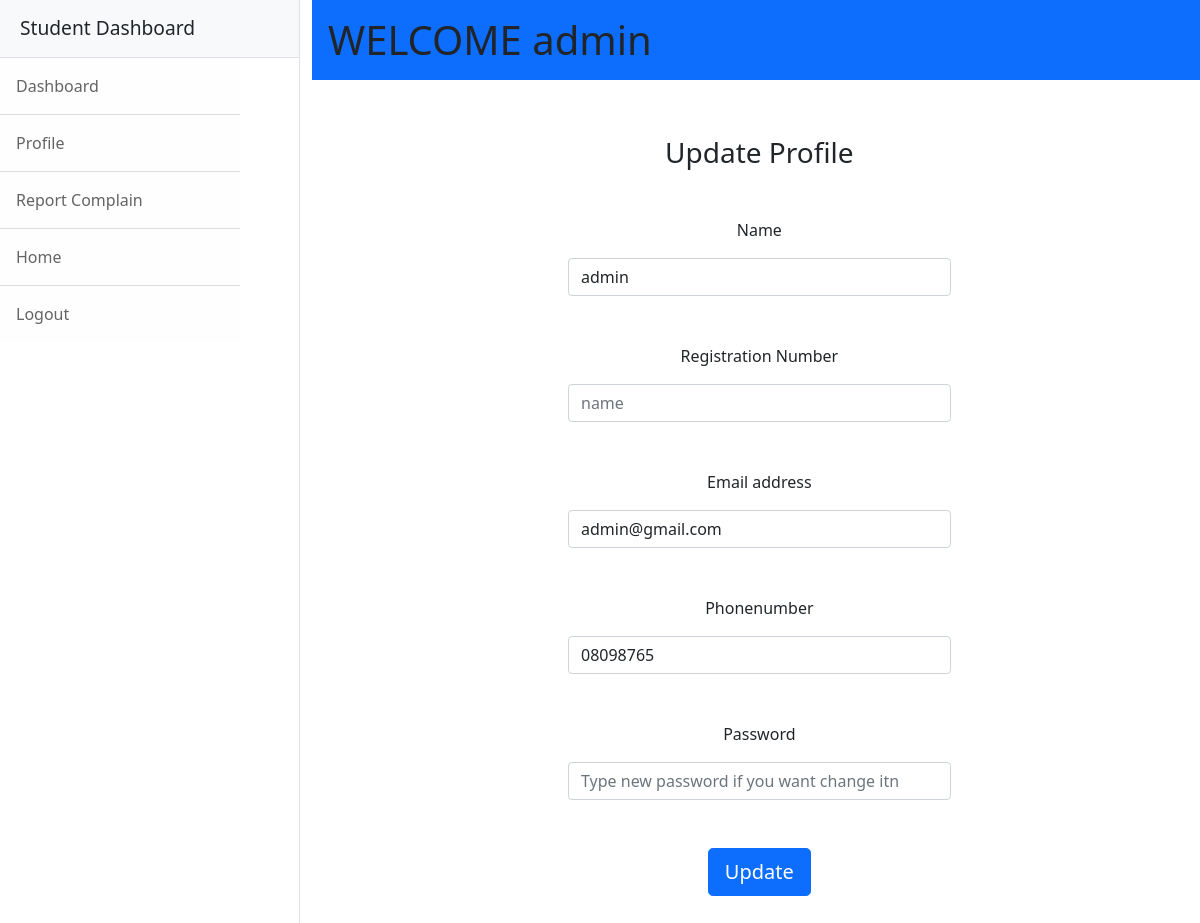
/StudentProfile.php (signed in), run on the app's committed database.
### tables this page shows
CREATE TABLE `users` (
  `Id` int(20) NOT NULL,
  `Name` varchar(255) NOT NULL,
  `Regnum` varchar(100) NOT NULL,
  `Email` varchar(255) NOT NULL,
  `Phonenumber` varchar(255) NOT NULL,
  `Password` varchar(255) NOT NULL,
  `Privelige` varchar(100) NOT NULL
);

### StudentProfile.php (the view, shortened to what this page needs)
<!DOCTYPE html>
<html lang="en">
    <head>
        <link rel="stylesheet" href="\StudentComplainSystem\Css\Dashboardstyle.css">
        <link href="https://cdn.jsdelivr.net/npm/bootstrap@5.0.2/dist/css/bootstrap.min.css" rel="stylesheet">
    </head>
    <body>
      <?php  require 'Authentication.php';
             require 'Connection.php';
             $name = $_SESSION["Name"];
      $sql = "SELECT Id,Name,Regnum,Email,Phonenumber,Password FROM users WHERE  Name =  '$name' ";
      $id = $name =  $regno = $email = $phonenumber = $password =  "";
      $result = $connection->query($sql);
      $user = $result->fetch_assoc();
     if($result->num_rows > 0){
        $name = $user['Name'];
        $regno = $user['Regnum'];
        $email = $user['Email'];
        $phonenumber = $user['Phonenumber'];
 }
     ?>
<div class="row">
        <div class="d-flex" id="wrapper">
            <div class=" col-md-3   col-sm-3 border-end bg-white" id="sidebar-wrapper">
                <div class="sidebar-heading border-bottom bg-light">Student Dashboard</div>
                <div class="list-group list-group-flush">
                <a class="list-group-item list-group-item-action list-group-item-light p-3" href="Studentdashboard.php">Dashboard</a>
                    <a class="list-group-item list-group-item-action list-group-item-light p-3" href="StudentProfile.php">Profile</a>
                    <a class="list-group-item list-group-item-action list-group-item-light p-3" href="Reportcomplain.php">Report Complain</a>
                    <a class="list-group-item list-group-item-action list-group-item-light p-3" href="Index.php">Home</a>
                    <a class="list-group-item list-group-item-action list-group-item-light p-3" href="Logout.php">Logout</a>
              </div>
            </div>
           <div class=" col-md-10 col-sm-10  container-fluid">
                    <div class="row"><h1 class="p-3 bg-primary">  WELCOME  <?php echo $_SESSION['Name'];?></h1><div>
                    <div class="row">
<form class="form-signup text-center mt-5" method="POST" action = "<?php echo htmlspecialchars($_SERVER["PHP_SELF"]);?>">
<div class="row">
       <div class="col-md-3 col-lg-3 col-sm-4"></div>
       <div class="col-md-5 col-lg-5 col-sm-5">
       <h1 class="h3  mb-5 font-weight-normal">Update Profile </h1>
       </div>
       <div class="col-md-4 col-lg-4 col-sm-3"></div>
      </div>
      <div class="row ">
          <div class="col-md-3 col-lg-3 col-sm-4"></div>
          <div class="col-md-5 col-lg-5 col-sm-5">
          <label for="inputname" class="mb-3">Name</label>
          <input type="text" name="name" value= "<?php echo $name;?>" id="inputname" class="form-control  mb-5" placeholder="name" required autofocus>
          </div>
          <div class="col-md-4 col-lg-4 col-sm-3"></div>
        </div>
        <div class="row ">
          <div class="col-md-3 col-lg-3 col-sm-4"></div>
          <div class="col-md-5 col-lg-5 col-sm-5">
          <label for="inputname" class="mb-3">Registration Number</label>
          <input type="text" name="regno" value= "<?php echo $regno;?>" id="inputname" class="form-control  mb-5" placeholder="name" required autofocus>
          </div>
          <div class="col-md-4 col-lg-4 col-sm-3"></div>
        </div>
      <div class="row ">
          <div class="col-md-3 col-lg-3 col-sm-4"></div>
          <div class="col-md-5 col-lg-5 col-sm-5">
          <label for="inputEmail" class="mb-3" >Email address</label>
          <input type="email" name="email"  value= "<?php echo $email;?>" id="inputEmail" class="form-control  mb-5" placeholder="Email address" required autofocus>
          </div>
          <div class="col-md-4 col-lg-4 col-sm-3"></div>
        </div>
      <div class="row ">
          <div class="col-md-3 col-lg-3 col-sm-4"></div>
          <div class="col-md-5 col-lg-5 col-sm-5">
          <label for="inputphonenumber"  class="mb-3" >Phonenumber</label>
          <input type="text" name="phonenumber"  value = "<?php echo $phonenumber; ?>" id="inputEmail" class="form-control  mb-5" placeholder="Phonenumber" required autofocus>
          </div>
          <div class="col-md-4 col-lg-4 col-sm-3"></div>
        </div>
      <div class="row ">
          <div class="col-md-3 col-lg-3 col-sm-4"></div>
          <div class="col-md-5 col-lg-5 col-sm-5">
          <label for="inputPassword" class="mb-3">Password</label>
      <input type="password" name = "password" id="inputPassword" class="form-control mb-5" placeholder="Type new password if you want change itn">
      </div>
          <div class="col-md-4 col-lg-4 col-sm-3"></div>
        </div>
        <div class="row ">
          <div class="col-md-3 col-lg-3 col-sm-4"></div>
          <div class="col-md-5 col-lg-5 col-sm-5">
          <button class="btn btn-lg btn-primary btn-block mb-5" type="submit">Update</button>
           </div>
          <div class="col-md-4 col-lg-4 col-sm-3"></div>
        </div>
    </form>
                </div>
          </div>
        </div>
    </body>
</html>

### data on the page
users: name "admin", email "admin@gmail.com", phonenumber "08098765"

### other printed values
$_SESSION['Name'] "admin"
